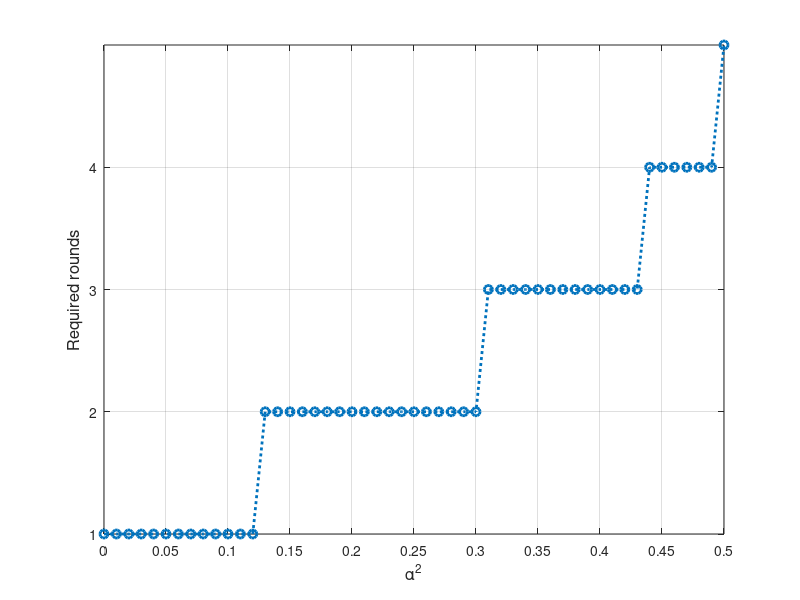

Reproduce this figure in MATLAB.
clear
clc
close all;

sum=0;
jj=0;
for a=0:0.01:0.5
    jj=jj+1;
    alpha=sqrt(a);
    beta=sqrt(1-alpha^2);
        for N=1:1:8
            P_suc(N)=(2*alpha^(2^N)*beta^(2^N))/(alpha^(2^N)+beta^(2^N))^2;
            mult=1;
                for i=1:1:N-1
                    mult=mult*(alpha^(2^(i+1))+beta^(2^(i+1)))/(alpha^(2^i)+beta^(2^i))^2; %failure of previous rounds
                end
            sum=sum+P_suc(N)*mult; %Sum of net probabilities
            P_sum(N)=sum;
                if N==1
                    val=0.5;
                else
                val=P_sum(N)-P_sum(N-1); %check if the sum of net probabilities reaches a fixed value
                end
                if val<0.03
                    round(jj)=N-1; %Required rounds to reach a fixed value of sum of net probabilities 
                    break
                end        
        end
end
figure(2)
plot(round,':o','LineWidth', 2)
axis tight
grid on
yticks([1 2 3 4])
yticklabels({'1','2','3','4'})
xticks([1 6 11 16 21 26 31 36 41 46 51])
xticklabels({'0','0.05','0.1','0.15','0.2','0.25','0.3','0.35','0.4','0.45','0.5'})
xlabel('\alpha^2','FontSize',12);
ylabel('Required rounds','FontSize',12);
